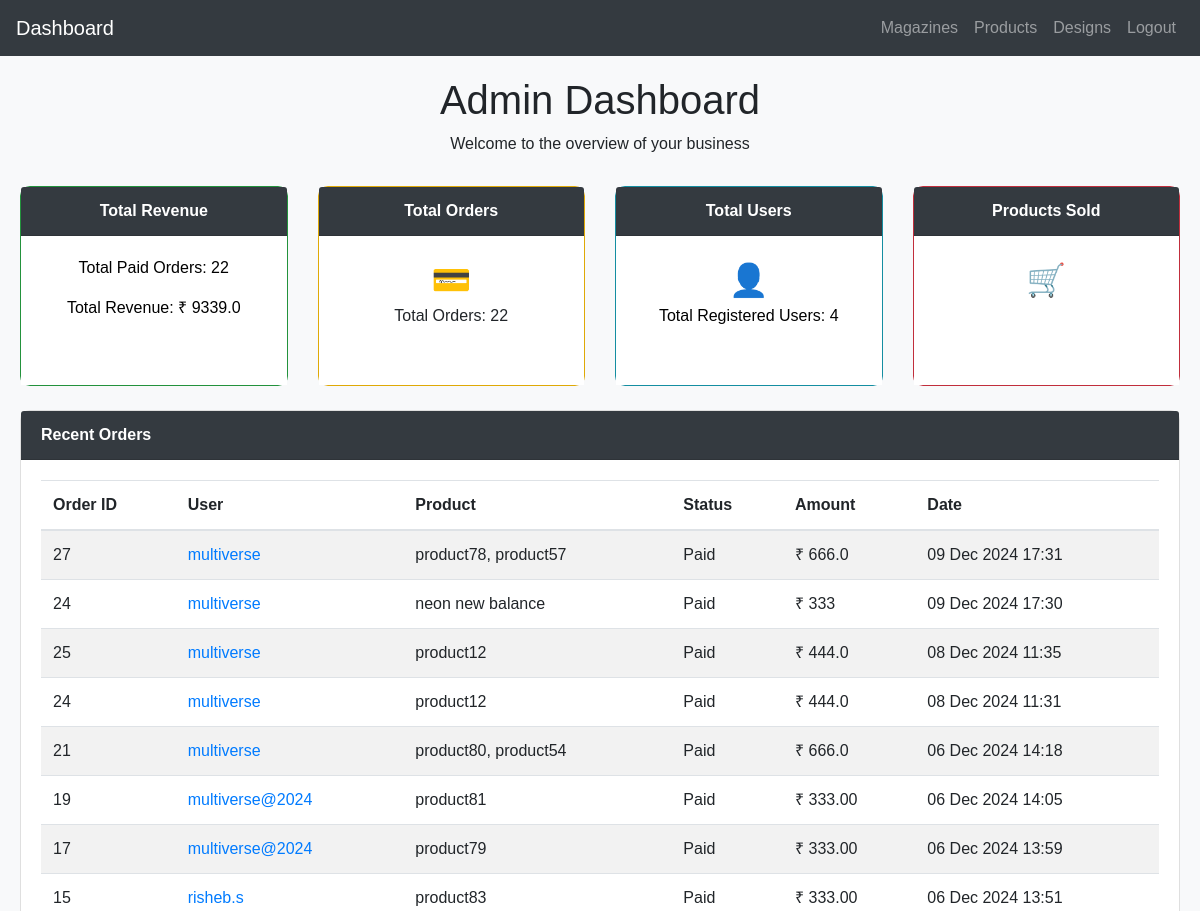
The app's page /dashboard/ (upper part), older data.
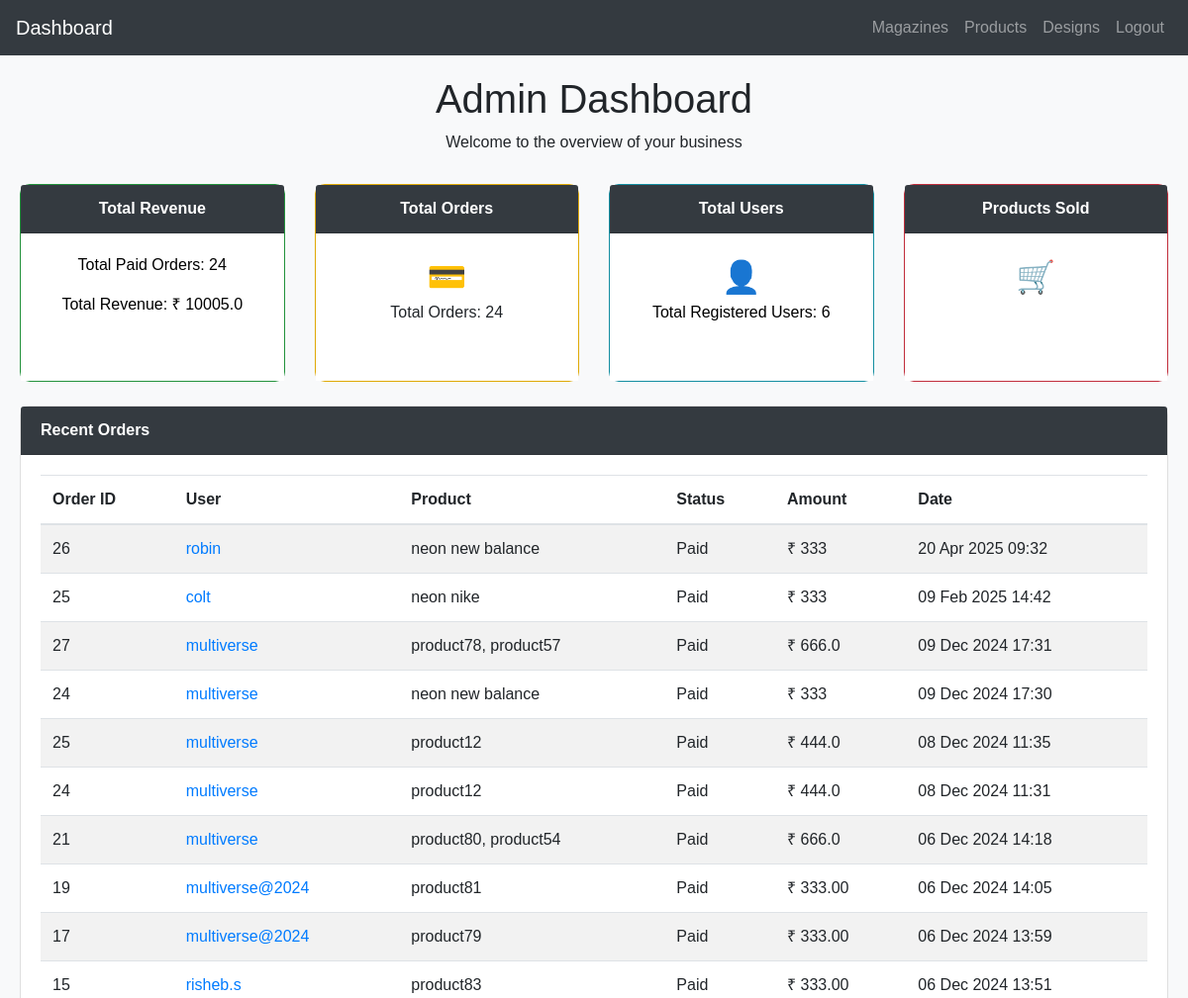
The same page, newer data.
### productapp/models.py (models this page shows, shortened)
class OrderCart(models.Model):
     user=models.ForeignKey(User,on_delete=models.CASCADE)
     info=models.ForeignKey(UserProfile,on_delete=models.CASCADE)
     product_name = models.CharField(max_length=255)
     color = models.CharField(max_length=225)
     size = models.CharField(max_length=225)
     amount = models.CharField(max_length=10)
     payment_id = models.CharField(max_length=100)
     paid = models.BooleanField(default=False)
     order_confirmed = models.BooleanField(default=True)
     shipped = models.BooleanField(default=False)
     delivered = models.BooleanField(default=False)
     created_at = models.DateTimeField(auto_now_add=True)

class OrderDesign(models.Model):
     user=models.ForeignKey(User,on_delete=models.CASCADE)
     info=models.ForeignKey(UserProfile,on_delete=models.CASCADE)
     design_name = models.CharField(max_length=255)
     designcolor = models.CharField(max_length=225)
     designsize = models.CharField(max_length=225)
     amount = models.CharField(max_length=10)
     payment_id = models.CharField(max_length=100)
     paid = models.BooleanField(default=False)
     order_confirmed = models.BooleanField(default=True)
     shipped = models.BooleanField(default=False)
     delivered = models.BooleanField(default=False)
     created_at = models.DateTimeField(auto_now_add=True)

### productapp/views.py (the view)
# urls.py: path('dashboard/', views.dashboard, name='dashboard'),
def dashboard(request):
    user_count = User.objects.count()
    cart_order_count = OrderCart.objects.filter(paid=True).count()
    design_order_count = OrderDesign.objects.filter(paid=True).count()
    total_orders = cart_order_count + design_order_count
    cart_orders = OrderCart.objects.filter(paid=True)
    design_orders = OrderDesign.objects.filter(paid=True)
    for order in cart_orders:
        order.order_type = "OrderCart"
    for order in design_orders:
        order.order_type = "OrderDesign"
    all_orders = sorted(
        chain(cart_orders, design_orders),
        key=lambda order: order.created_at,
        reverse=True
    )
    cart_revenue = (
        OrderCart.objects.filter(paid=True)
        .aggregate(total=Sum(F('amount'), output_field=FloatField()))['total'] or 0
    )
    design_revenue = (
        OrderDesign.objects.filter(paid=True)
        .aggregate(total=Sum(F('amount'), output_field=FloatField()))['total'] or 0
    )
    total_paid_orders = cart_order_count + design_order_count
    total_revenue = float(cart_revenue) + float(design_revenue)
    return render(request, 'dashboard.html', {
        'orders': all_orders,
        'user_count': user_count,
        'total_orders': total_orders,
        'total_paid_orders': total_paid_orders,
        'total_revenue': total_revenue
    })

### templates/dashboard.html (shortened to what this page needs)
<!DOCTYPE html>
<html lang="en">
<head>
    <link href="https://stackpath.bootstrapcdn.com/bootstrap/4.5.2/css/bootstrap.min.css" rel="stylesheet">
</head>
<body>
    <nav class="navbar navbar-expand-lg navbar-dark bg-dark">
        <a class="navbar-brand" href="#">Dashboard</a>
        <div class="collapse navbar-collapse" id="navbarNav">
          <ul class="navbar-nav ml-auto">
            <li class="nav-item">
              <a class="nav-link" href="#">Magazines</a>
            </li>
            <li class="nav-item">
              <a class="nav-link" href="{% url 'productapp:admin_shop_view' %}">Products</a>
            </li>
            <li class="nav-item">
              <a class="nav-link" href="{% url 'productapp:admin_product_view' %}">Designs</a>
            </li>
            <li class="nav-item">
              <a class="nav-link" href="#">Logout</a>
            </li>
          </ul>
        </div>
      </nav>
    <div class="container-fluid">
        <div class="dashboard-header">
            <h1>Admin Dashboard</h1>
            <p>Welcome to the overview of your business</p>
        </div>
        <div class="row">
            <div class="col-lg-3 col-md-6 mb-4">
                <div class="card revenue-card">
                    <div class="card-header text-center">Total Revenue</div>
                    <div class="card-body text-center">
                        <p>Total Paid Orders: {{ total_paid_orders }}</p>
                         <p>Total Revenue: ₹ {{ total_revenue }}</p>
                    </div>
                </div>
            </div>
            <div class="col-lg-3 col-md-6 mb-4">
                <div class="card orders-card">
                    <div class="card-header text-center">Total Orders</div>
                    <div class="card-body text-center">
                        <span class="stats-icon">&#128179;</span>
                        <p>Total Orders: {{ total_orders }}</p>
                    </div>
                </div>
            </div>
            <div class="col-lg-3 col-md-6 mb-4">
                <div class="card users-card">
                    <div class="card-header text-center">Total Users</div>
                    <div class="card-body text-center">
                        <span class="stats-icon">&#128100;</span>
                        <p>Total Registered Users: {{ user_count }}</p>
                    </div>
                </div>
            </div>
            <div class="col-lg-3 col-md-6 mb-4">
                <div class="card products-card">
                    <div class="card-header text-center">Products Sold</div>
                    <div class="card-body text-center">
                        <span class="stats-icon">&#128722;</span>
                        <h2>645</h2>
                    </div>
                </div>
            </div>
        </div>
        <div class="row">
            <div class="col-12">
                <div class="card">
                    <div class="card-header">Recent Orders</div>
                    <div class="card-body">
                        <table class="table table-striped table-responsive-md">
                            <thead>
                                <tr>
                                    <th>Order ID</th>
                                    <th>User</th>
                                    <th>Product</th>
                                    <th>Status</th>
                                    <th>Amount</th>
                                    <th>Date</th>
                                </tr>
                            </thead>
                            <tbody>
                                {% for order in orders %}
                                    <tr>
                                        <td>{{ order.id }}</td>
                                        <td>
                                            <a href="{% url 'productapp:admin_order_detail' order.id order.order_type %}">
                                            {{ order.user.username }}
                                         </a>
                                        </td>
                                        {% if order.product_name %}
                                            <td>{{ order.product_name }}</td>
                                        {% else %}
                                            <td>{{ order.design_name }}</td>
                                        {% endif %}
                                        <td>{{ order.paid|yesno:"Paid,Pending" }}</td>
                                        <td>₹ {{ order.amount }}</td>
                                        <td>{{ order.created_at|date:"d M Y H:i" }}</td>
                                    </tr>
                                {% empty %}
                                    <tr>
                                        <td colspan="6" class="text-center">No orders found.</td>
                                    </tr>
                                {% endfor %}
                            </tbody>
                        </table>
                    </div>
                </div>
            </div>
        </div>
    </div>
</body>
</html>

### templates/dashboard.html (style rules this page uses)
body { background-color: #f8f9fa; font-family: Arial, sans-serif; }
.container-fluid { padding: 20px; }
.dashboard-header { text-align: center; margin-bottom: 30px; }
.card { border-radius: 10px; }
.card-header { font-weight: bold; background-color: #343a40; color: white; border-radius: 10px 10px 0 0; }
.card-body { background-color: #ffffff; }
.stats-icon { font-size: 2rem; }
.revenue-card { background-color: #28a745; color: rgb(0, 0, 0); height:200px; }
.orders-card { background-color: #ffc107; height:200px; }
.users-card { background-color: #17a2b8; color: black; height:200px; }
.products-card { background-color: #dc3545; color: white; height:200px; }

Row changes from the older to the newer data that the page shows:
added OrderDesign: id "26", user.username "robin", design_name "neon new balance", paid "Paid", amount "333", created_at "20 Apr 2025 09:32"
added OrderDesign: id "25", user.username "colt", design_name "neon nike", paid "Paid", amount "333", created_at "09 Feb 2025 14:42"
Text that changed along with them:
{{ total_paid_orders }}: "22" → "24"
{{ total_revenue }}: "9339.0" → "10005.0"
{{ total_orders }}: "22" → "24"
{{ user_count }}: "4" → "6"
